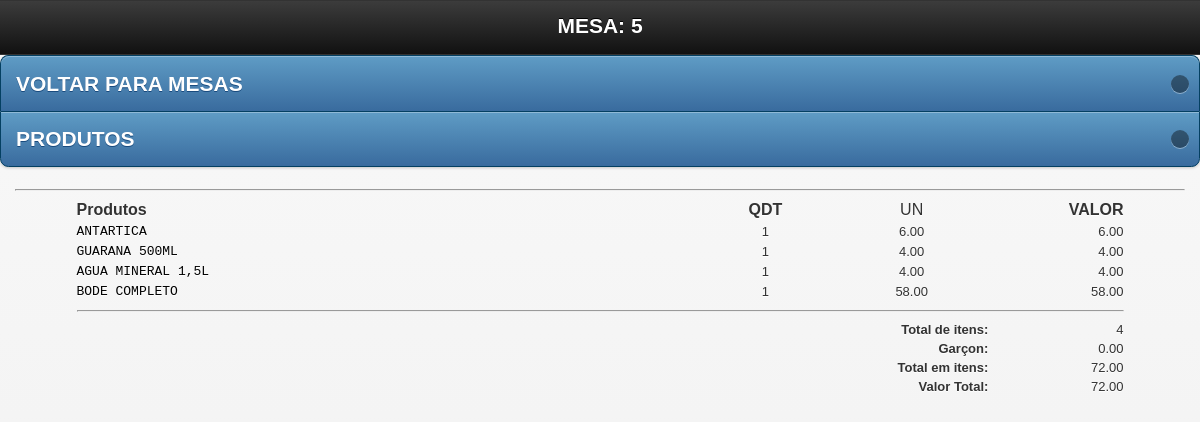
The app's page /mobile/vermesa.php?id_mesa=5 (signed in), older data.
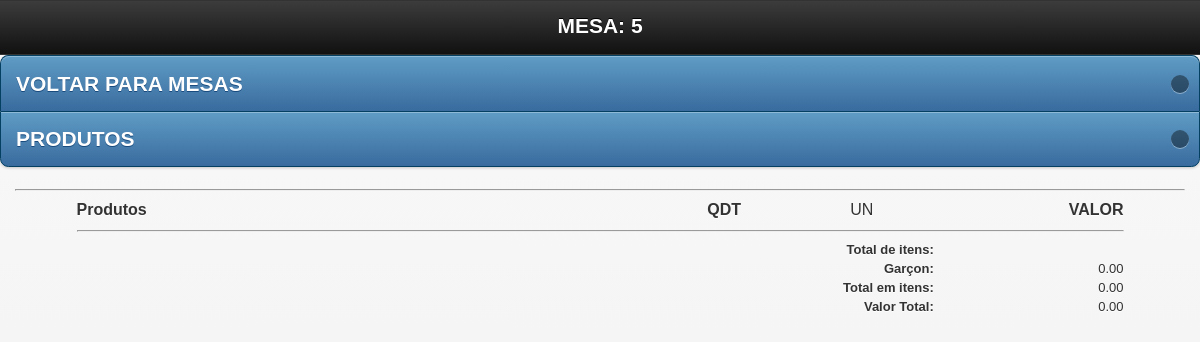
The same page, newer data.
### tables this page shows
CREATE TABLE `tbl_carrinho` (
  `id` int(11) NOT NULL AUTO_INCREMENT,
  `cod` int(11) NOT NULL,
  `nome` varchar(150) NOT NULL,
  `preco` varchar(10) NOT NULL,
  `qtd` int(11) NOT NULL,
  `comanda` int(200) NOT NULL,
  `data` date NOT NULL,
  `time` time NOT NULL,
  `id_mesa` int(30) NOT NULL,
  `situacao` int(2) NOT NULL,
  `idGarcon` varchar(200) NOT NULL,
  `status` int(1) NOT NULL,
  `destino` int(1) NOT NULL,
  `entregue` int(1) NOT NULL,
  `feito` int(1) NOT NULL,
  PRIMARY KEY (`id`)
);

CREATE TABLE `config` (
  `id_conf` int(30) NOT NULL,
  `empresa` varchar(200) NOT NULL,
  `telefone` varchar(30) NOT NULL,
  `pgarcon` int(10) NOT NULL,
  `ativo` int(2) NOT NULL
);

### mobile/vermesa.php (the view, shortened to what this page needs)
<!doctype html>
<html class="no-js ui-mobile-rendering" lang="pt">
<head>
      <link rel="stylesheet" href="css/jquery.mobile-1.3.1.min.css" />
      <link rel="stylesheet" href="../css/css.css"/>
</head>
<body>
<div id="categories" data-role="page" data-title="Categories">
      <div data-role="header">
            <h1>MESA: <?php echo $_GET['id_mesa']; ?></h1>
      </div>
             <ul data-role="listview" data-inset="true" data-theme="b">
            <li><a href="mesas.php">VOLTAR PARA MESAS</a></li>
            <li><a href="javascript:window.history.go(-1)">PRODUTOS</a></li>
            </ul>
      <div data-role="content">
      <hr/>
      <div id="mesas2">
<table width="100%">
    <tr style="font-size:16px;">
	  <td width="56%" style="font-size:16px;"><strong>Produtos</strong></td>
	  <td width="12%" align="center"style="font-size:16px;"><strong>QDT</strong></td>
	  <td width="14%" align="center"style="font-size:16px;">UN</td>
	  <td align="right" style="font-size:16px;"><strong>VALOR</strong></td>
	  </tr>
	<?php
	$mesa = $_GET['id_mesa'];
	$carrinho = mysql_query("SELECT *, SUM(qtd) AS qt,SUM(preco) AS pr FROM tbl_carrinho WHERE id_mesa = '$mesa' AND situacao ='1' GROUP BY cod") or die(mysql_error());
	$contar = mysql_num_rows($carrinho);
	if($contar == 0){
		echo "";
	}else{
		while($res = mysql_fetch_array($carrinho)){
			$nome  			= $res['nome'];
			$preco       	= $res['pr'];
			$unitario		= $res['preco'];
			$qtd		 	= $res['qt'];
			$id_mesa		= $res['id_mesa'];
			$itens			+=$qtd;
			$total += $preco;
	?>
	<tr class="fontcomanda">
    <td align="left" class="btn">
      <a href="cozinha.php?id_mesa=<?php echo $id_mesa ?>&nome=<?php echo $nome; ?>"  title="Imprimir" onclick="Cozinha(this.href,'nomeJanela','350','600','yes');return false" class="fontcomanda"><?php echo $nome; ?></a></td>
    <td align="center" ><?php echo $qtd; ?> </td>
    <td align="center" ><?php echo $unitario ?></td>
    <td width="12%" align="right"><?php echo number_format($preco, 2); ?></td>
    </tr>
     <?php
		}
	}
	?>
     <tr class="fontcomanda">
       <td colspan="4" align="right" class="btn"><hr/></td>
     </tr>
     <tr class="fontcomanda">
	  <td colspan="3" align="right" class="btn"><strong>Total de itens:</strong></td>
	  <td align="right"><?php echo $itens ?></td>
    </tr>
     <tr class="fontcomanda">
       <td colspan="3" align="right" class="btn"><strong>Garçon: </strong></td>
       <td align="right">
         <?php
			$g = mysql_query("SELECT * FROM config") or die(mysql_error());
			$w = mysql_fetch_array($g);
			$ativo = $w['ativo'];
			$percentual = $w['pgarcon'];
			if($ativo == 1){
			$porcento_garcon = $percentual;
			}else{
			$porcento_garcon = 0;
			}
				$pgarcon = $total * $porcento_garcon / 100;
				$somatotal = $total + $pgarcon;
			?> <?php echo number_format($pgarcon, 2, '.', '.'); ?>
       </td>
     </tr>
     <tr class="fontcomanda">
       <td colspan="3" align="right" class="btn"><strong>Total em itens: </strong></td>
       <td align="right"> <?php echo number_format($total, 2, '.', '.'); ?></td>
     </tr>
     <tr class="fontcomanda">
       <td colspan="3" align="right" class="btn"><strong>Valor Total: </strong></td>
       <td align="right"> <?php echo number_format($somatotal, 2, '.', '.'); ?></td>
     </tr>
    </table>
</div>
</body>
</html>

Row changes from the older to the newer data that the page shows:
removed tbl_carrinho: nome "ANTARTICA", qtd "1", preco "6.00"
removed tbl_carrinho: nome "GUARANA 500ML", qtd "1", preco "4.00"
removed tbl_carrinho: nome "AGUA MINERAL 1,5L", qtd "1", preco "4.00"
removed tbl_carrinho: nome "BODE COMPLETO", qtd "1", preco "58.00"
computed for config: ativo "72.00" → "0.00"
Text that changed along with them:
$total: "72.00" → "0.00"
$itens: "4" → (not shown)
